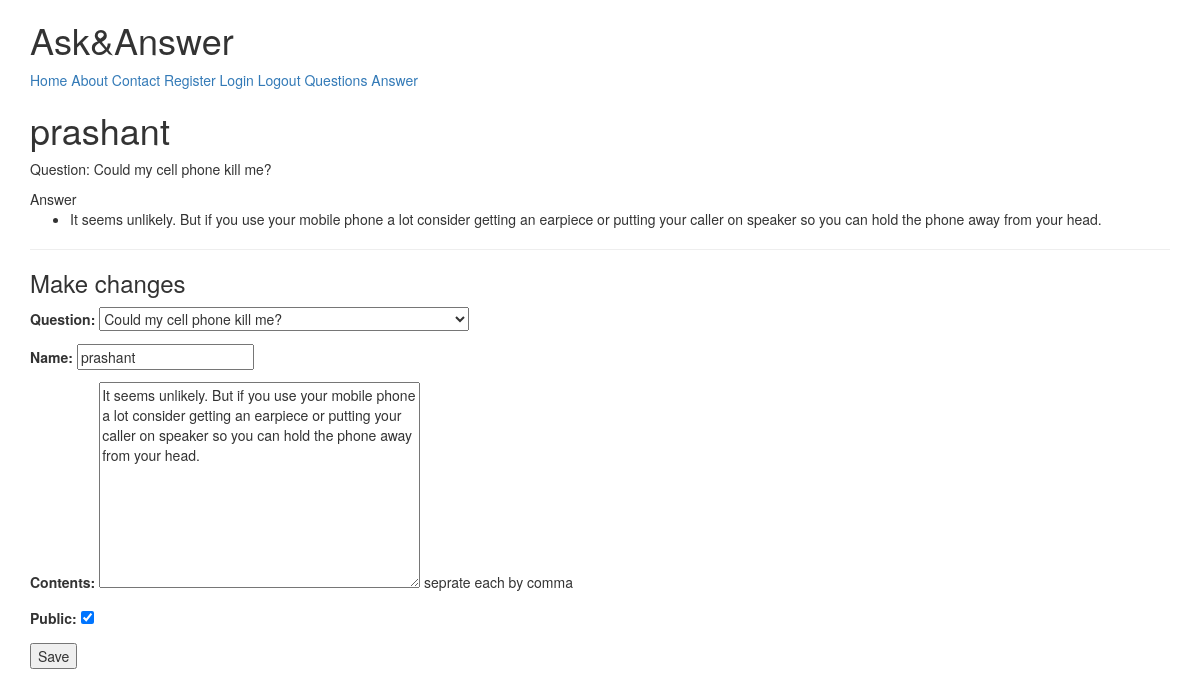
Screenshot of /answer/23/ (signed in) with the database file from the repository.
### qna/models.py (models this page shows, shortened)
class Ans(models.Model):
	user	=models.ForeignKey(settings.AUTH_USER_MODEL)
	question 	=models.ForeignKey(Question)
	name	=models.CharField(max_length=200)
	contents=models.TextField(help_text='seprate each by comma')
	public	=models.BooleanField(default=True)
	timestamp=models.DateTimeField(auto_now_add=True)
	updated	=models.DateTimeField(auto_now=True)
	class Meta:
		ordering = ['-updated','-timestamp']
	def get_contents(self):
		return self.contents.split(",")

### qanswer/models.py (models this page shows, shortened)
class Question(models.Model):
	questioner = models.ForeignKey(User)
	name	=models.CharField(max_length=120)
	location=models.CharField(max_length=120, null=True, blank=True)
	category=models.CharField(max_length=120, null=True, blank=True, validators=[validate_category])
	timestamp=models.DateTimeField(auto_now_add=True)
	updated	 =models.DateTimeField(auto_now=True)
	slug	 =models.SlugField(null=True, blank=True)
	objects = QuestionManager()
	def __str__(self):
		return self.name

### qna/views.py (the view)
# urls.py: url(r'^(?P<pk>\d+)/$', AnsUpdateView.as_view(),name='detail'),
class AnsUpdateView(LoginRequiredMixin, UpdateView):
	template_name = 'qna/detail-update.html'
	form_class = AnsForm
	def get_queryset(self):
		return Ans.objects.filter(user=self.request.user)
	def get_context_data(self, *args, **kwargs):
		context = super(AnsUpdateView, self).get_context_data(*args, **kwargs)
		context['title'] = 'update ans'
		return context
	def get_form_kwargs(self):
		kwargs = super(AnsUpdateView, self).get_form_kwargs()
		kwargs['user'] = self.request.user
		return kwargs

### qna/forms.py
class AnsForm(forms.ModelForm):
	class Meta:
		model = Ans
		fields = [
			'question',
			'name',
			'contents',
			'public'
		]
	def __init__(self, user=None, *args, **kwargs):
		print(user)
		super(AnsForm, self).__init__(*args,**kwargs)
		self.fields['question'].queryset = Question.objects.filter(questioner=user)#.exclude(ans__isnull=False)

### qanswer/models.py (called while the page is built)
	def get_queryset(self):
		return QuestionQuerySet(self.model, using=self._db)

### qna/templates/qna/detail-update.html (shortened to what this page needs)
{% extends "base.html" %}
{% block content %}
<h1>{{ form.instance.name }}</h1>
<p>Question: {{ form.instance.question.name }}</p>
{% if form.instance.contents %}
Answer
<ul>
	{% for ans in form.instance.get_contents %}
	<li>{{ ans }}</li>
	{% endfor %}
</ul>
{% endif %}
<hr/>
<h3>Make changes</h3>
{% include 'snippets/form-snippet.html' with form=form %}
{% endblock %}

### templates/snippets/form-snippet.html (shortened to what this page needs)
<form method="POST"> {% csrf_token %}
	 {{ form.as_p }}
	<button type="submit">Save</button>
</form>

### rows the page displays
Ans: instance.name "prashant", instance.question.name "Could my cell phone kill me?", get_contents "It seems unlikely. But if you use your mobile phone a lot consider getting an earpiece or putting your caller on speaker so you can hold the phone away from your head.", question "Could my cell phone kill me?", contents "It seems unlikely. But if you use your mobile phone a lot consider getting an earpiece or putting your caller on speaker so you can hold the phone away from your head.", public "☑"
Question: name "prashant"
